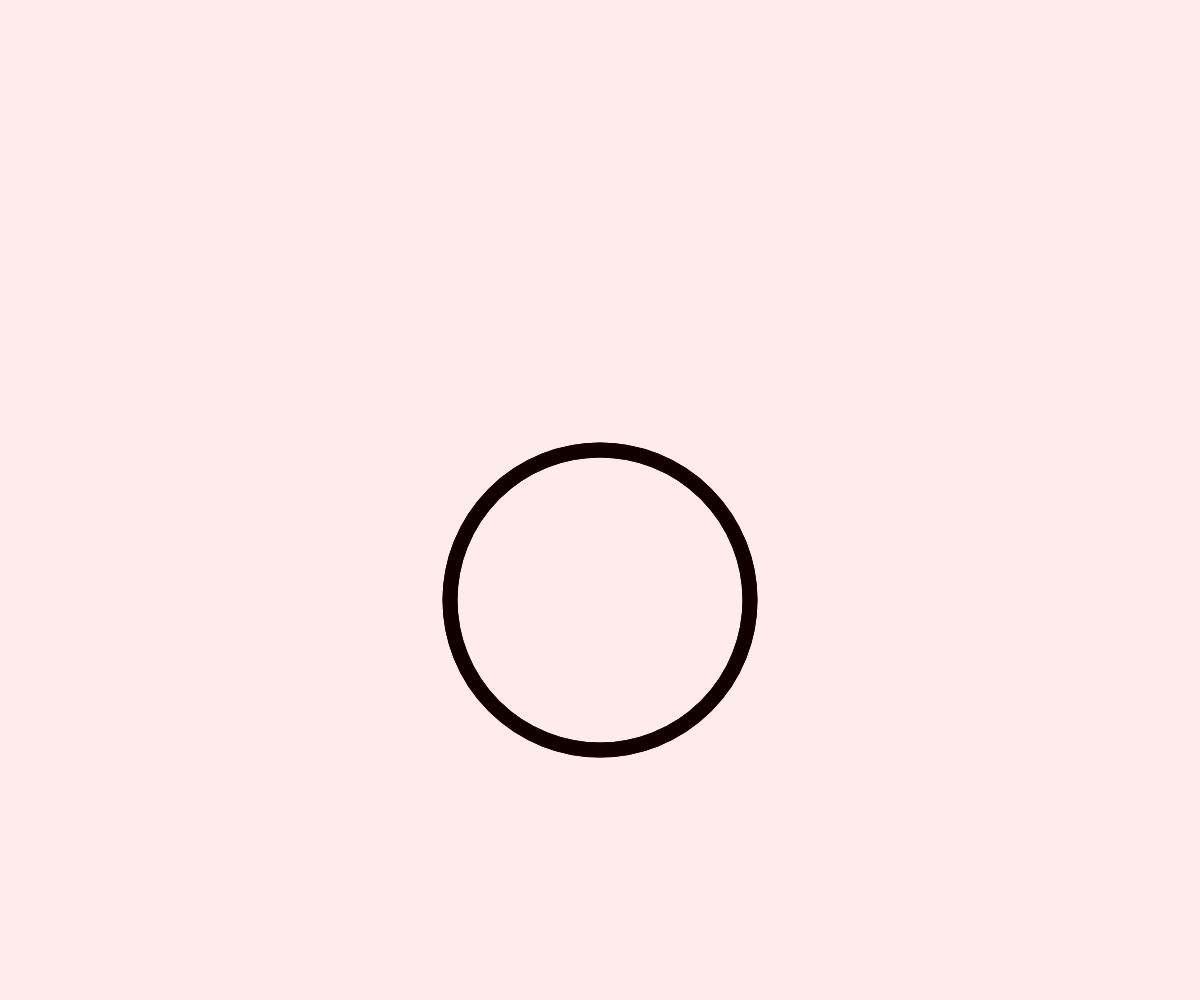
Frame 1 (no input)
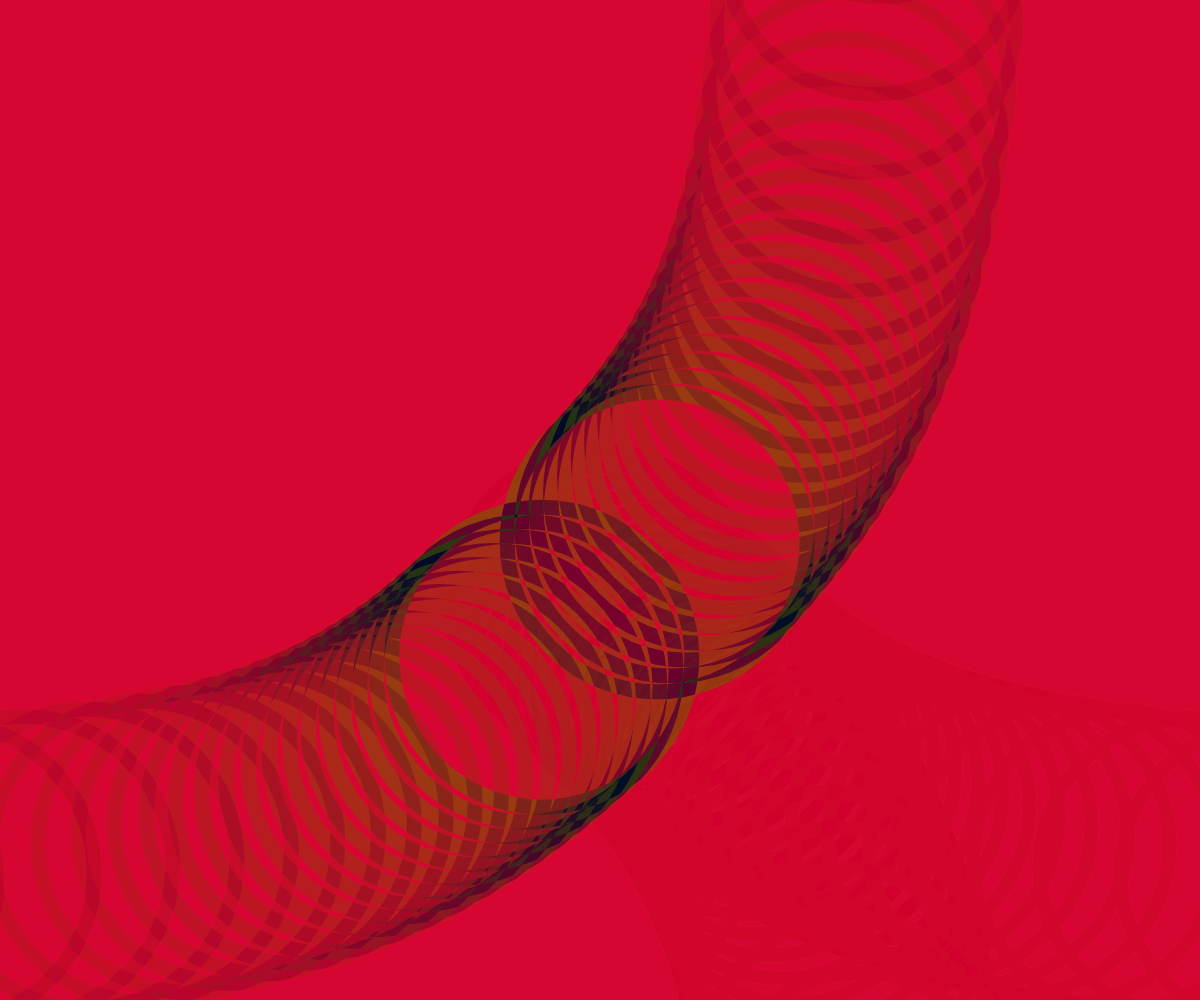
Frame 60 (no input)
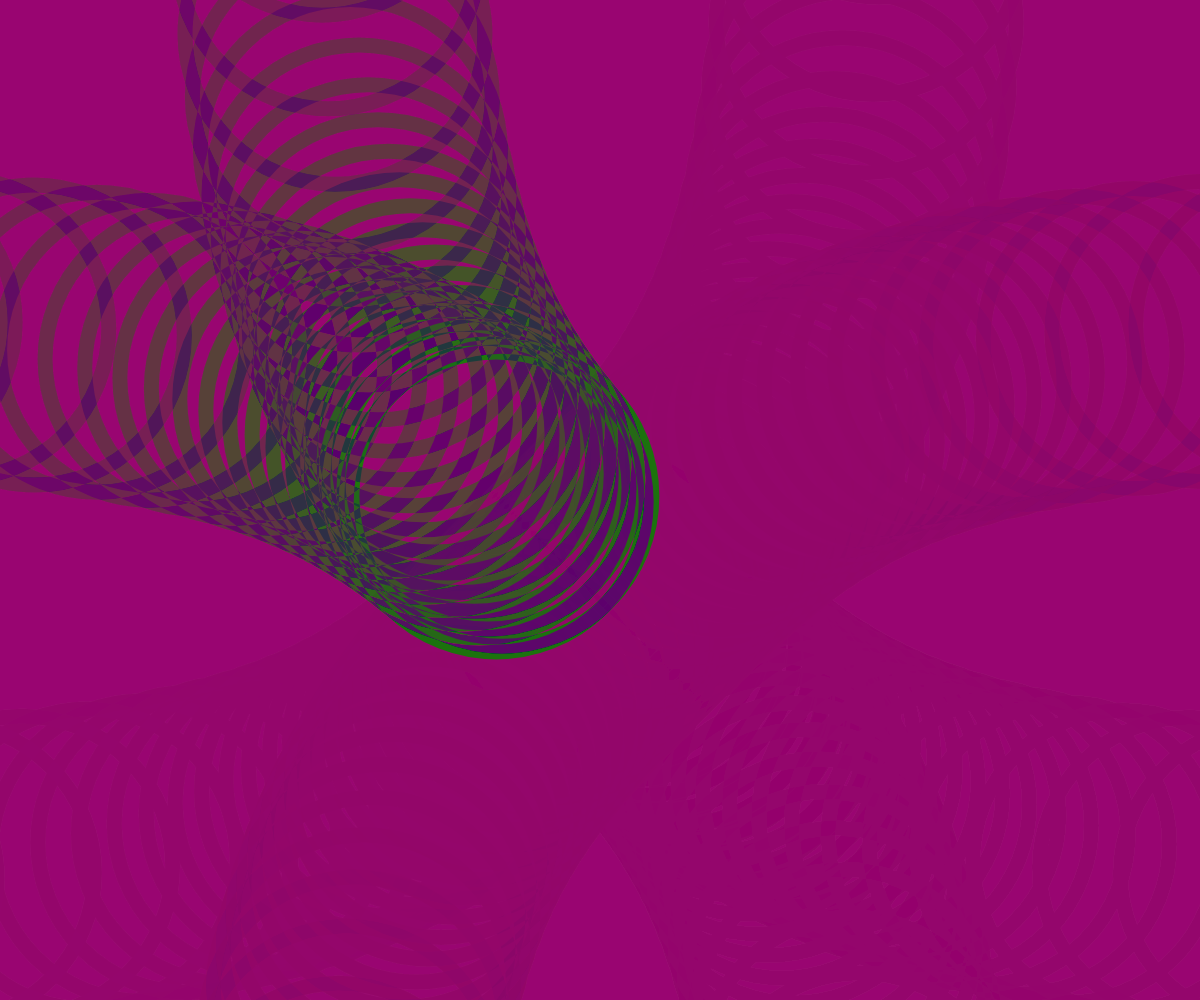
Frame 120 (the mouse pressed at the canvas centre since frame 60)

The p5.js sketch that drew these frames (run headless with seeded random() and noise() and a simulated clock; from frame 60 on, the mouse is pressed at the canvas centre):

// p5.js sketch
// ── sketch.js
let angle = 0;
let cval = 0;
let direction = 1;

function setup() {
  createCanvas(windowWidth, windowHeight);
  noFill();
  stroke(255);
}

function windowResized() {
  resizeCanvas(windowWidth, windowHeight);
}

function draw() {
  blendMode(BLEND);
  cval += direction;
  if (cval >= 255 || cval <= 0) {
    direction *= -1; // Reverse direction when hitting limits
  }
  background(255 - cval, 0, cval, 20);
  blendMode(DIFFERENCE);
  // sets dimension to be proportionl to smaller of width or height
  let minDimension = min(width, height);
  stroke(cval);
  // stroke proportional to canvas dimensions
  strokeWeight(minDimension * 0.015);

  let xStart = width * 0.25;
  let xEnd = width * 0.75;
  // using sin of an angle gives a dynamic speed that makes the circle ease into its limits
  let x = map(sin(angle), -1, 1, xStart, xEnd);

  let y = map(tan(angle), -1, 1, xStart, xEnd);
  // diameter proportional to canvas dimensions
  let diam = minDimension * 0.3;

  circle(x, y, diam);
  circle(y, x, diam);

  angle += 0.05;
}
